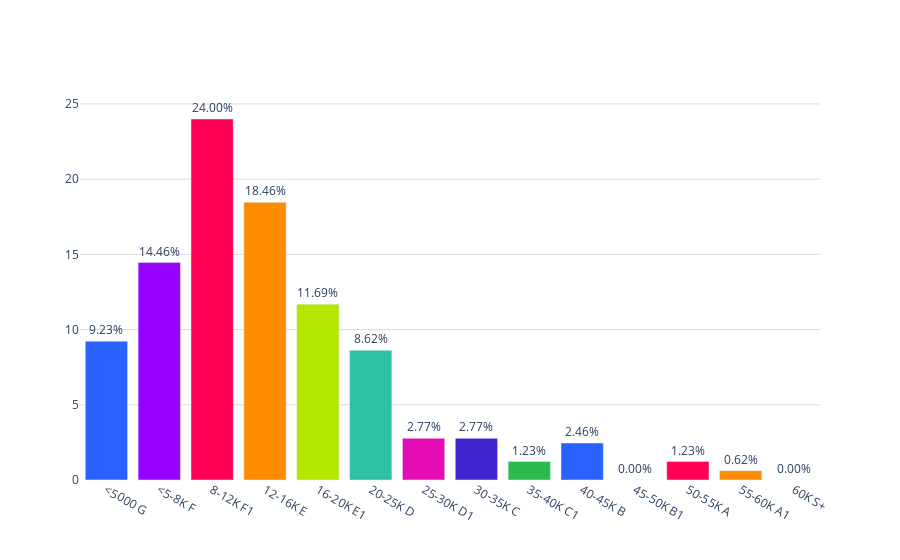

The code cell stored with this chart in its notebook:
### Code cell
colores = ['#2962ff', '#9500ff', '#ff0059', '#ff8c00', '#b4e600', '#2EC2A2','#E50CB6','#4225CF','#2CBA4D','#2962ff', '#9500ff', '#ff0059', '#ff8c00', '#b4e600']

fig = go.Figure()
fig.add_trace(go.Bar(
    x=posiciones_salariosparejas['Categoria_Pareja'],  # Eje x: Categoría
    y=posiciones_salariosparejas['porcentaje'],  # Eje y: porcentaje
    text=posiciones_salariosparejas['porcentaje'].apply(lambda x: f'{x:.2f}%'),  # Texto con el formato deseado
    textposition='outside',  # Posición del texto (parte superior de las barras)
    marker_color=colores,  # Especifica los colores de las barras
))
fig.update_layout(
    #title='Mercado salario por pareja',  # Título de la gráfica
    title_x=0.5,
    yaxis=dict(
        #title='%',  # Título del eje y
        gridcolor='#dddcda', # Color de las líneas que dividen los rangos del eje Y
        gridwidth=1, # Ancho de las líneas que dividen los rangos del eje Y
    ),
    plot_bgcolor='rgba(0,0,0,0)',  # Color de fondo del gráfico
)

# Exportar gráfica como archivo HTML
def guardar_grafico_como_html(fig, nombre_archivo, carpeta='graficas'):
    if not os.path.exists(carpeta): 
        os.makedirs(carpeta) # Crear la carpeta si no existe
    
    # Gráfica como archivo HTML en la carpeta especificada
    pio.write_html(fig, f'{carpeta}/{nombre_archivo}.html')

# Exportar
guardar_grafico_como_html(fig, 'g_bar_mercadoXsalarial_parejas_TULGO', carpeta='graficas')

fig.show()

### Figure 1 — Plotly figure (JSON) as saved in the notebook; plotly's stock layout.template omitted (floating-point values rounded to 4 significant figures)
{"data": [{"marker": {"color": ["#2962ff", "#9500ff", "#ff0059", "#ff8c00", "#b4e600", "#2EC2A2", "#E50CB6", "#4225CF", "#2CBA4D", "#2962ff", "#9500ff", "#ff0059", "#ff8c00", "#b4e600"]}, "text": ["9.23%", "14.46%", "24.00%", "18.46%", "11.69%", "8.62%", "2.77%", "2.77%", "1.23%", "2.46%", "0.00%", "1.23%", "0.62%", "0.00%"], "textposition": "outside", "type": "bar", "x": ["<5000 G", "<5-8K F", "8-12K F1", "12-16K E", "16-20K E1", "20-25K D", "25-30K D1", "30-35K C", "35-40K C1", "40-45K B", "45-50K B1", "50-55K A", "55-60K A1", "60K S+"], "y": [9.23, 14.46, 24, 18.46, 11.69, 8.62, 2.77, 2.77, 1.23, 2.46, 0, 1.23, 0.62, 0]}], "layout": {"plot_bgcolor": "rgba(0,0,0,0)", "title": {"x": 0.5}, "yaxis": {"gridcolor": "#dddcda", "gridwidth": 1}}}
